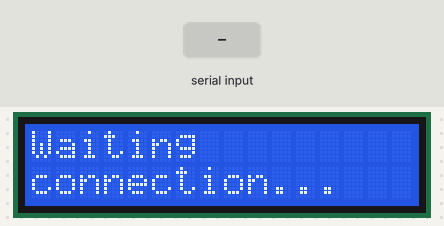
A sketch run on a simulated Arduino Uno, built with avr-gcc and run on an emulated ATmega328P. On the bench: 16×2 character LCD. The test bench sets the inputs (shaded band). What the sketch prints to the serial monitor is not drawn.

Above: at 1.1 s.
1.2 s: "1\n" received over Serial
At 6.3 s:
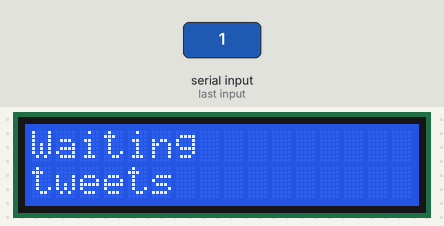
6.5 s: "0\n" received over Serial
At 6.85 s:
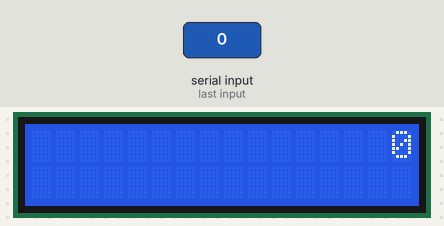
Timing chart, 0 to 9.5 s (numbered marks = the images above; inputs shaded):
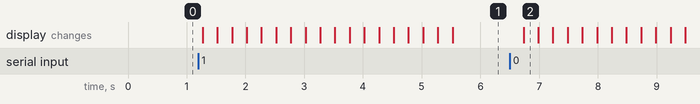

Measured:
- after the input at 1.2 s, the display: first changes after 0.07 s (image 1 shows a later state)
- after the input at 6.5 s, the display: changes after 0.23 s (image 2)

The sketch:

SerialToLcd.ino
```cpp
// include the library code:
#include <LiquidCrystal.h>

// initialize the library with the numbers of the interface pins
LiquidCrystal lcd(7, 8, 9, 10, 11, 12);

String message = "";
int textSpeed = 250;
int lcdCols = 16;
int lcdLines = 2;

void setup(){
  lcd.begin(lcdCols, lcdLines);

  Serial.begin(9600);
  waitConnection();
}

void loop()
{
  if (Serial.available()) {
    resetLcd(16, 0);
    getMessage();
    printMessageToLcd();
    Serial.println("message received");
    message = "";
  }else {
    resetLcd(0, 0);
    showStaticMessageInLcd("Waiting", 0);
    showStaticMessageInLcd("tweets", 1);
    waitWithAMessage("Waiting tweets");
  }
}

void waitConnection() {
  resetLcd(0, 0);
  showStaticMessageInLcd("Waiting", 0);
  showStaticMessageInLcd("connection...", 1);
  waitWithAMessage("Waiting connection");
}

void waitWithAMessage(String message) {
  while (Serial.available() <= 0) {
    Serial.println(message);
    delay(300);
  }
}

void showStaticMessageInLcd(String msg, int line) {
  lcd.setCursor(0,line);
  lcd.print(msg);
}

void getMessage() {
  boolean eom = false;
  while (Serial.available()) {
    char c = Serial.read();
    if(c == '\n') {
      eom = true;
    }
    else {
      message += c;
    }
  }

  if(!eom) {
    Serial.println("next chunk");
    delay(500);
    getMessage();
  }
}

void printMessageToLcd() {
  for(int i = 0; i < message.length(); i++) {
    writeAndScrollLeft(message[i]);
  }
  for(int j = 0; j < lcdCols; j++) {
    writeAndScrollLeft(' ');
  }
}

void resetLcd(int col, int line) {
  lcd.clear();
  lcd.setCursor(col, line);
}

void writeAndScrollLeft(char c) {
  lcd.write(c);
  lcd.scrollDisplayLeft();
  delay(textSpeed);
}
```
